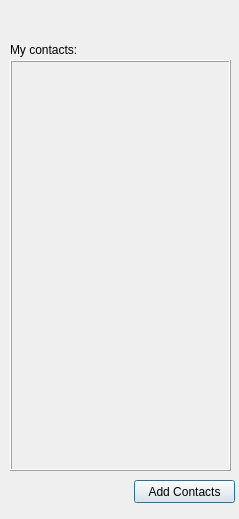
<?xml version="1.0" encoding="UTF-8"?>
<ui version="4.0">
 <class>ListGUI</class>
 <widget class="QDialog" name="ListGUI">
  <property name="geometry">
   <rect>
    <x>0</x>
    <y>0</y>
    <width>239</width>
    <height>519</height>
   </rect>
  </property>
  <property name="windowTitle">
   <string>ListGUI</string>
  </property>
  <widget class="QWidget" name="formLayoutWidget">
   <property name="geometry">
    <rect>
     <x>30</x>
     <y>10</y>
     <width>171</width>
     <height>16</height>
    </rect>
   </property>
   <layout class="QFormLayout" name="formLayout">
    <item row="0" column="0">
     <widget class="QLabel" name="label">
      <property name="text">
       <string>username:</string>
      </property>
     </widget>
    </item>
    <item row="0" column="1">
     <widget class="QLabel" name="username_label">
      <property name="text">
       <string/>
      </property>
     </widget>
    </item>
   </layout>
  </widget>
  <widget class="QFrame" name="list_frame">
   <property name="geometry">
    <rect>
     <x>10</x>
     <y>60</y>
     <width>221</width>
     <height>411</height>
    </rect>
   </property>
   <property name="autoFillBackground">
    <bool>false</bool>
   </property>
   <property name="frameShape">
    <enum>QFrame::Box</enum>
   </property>
   <property name="frameShadow">
    <enum>QFrame::Raised</enum>
   </property>
   <property name="lineWidth">
    <number>1</number>
   </property>
   <widget class="QWidget" name="verticalLayoutWidget">
    <property name="geometry">
     <rect>
      <x>0</x>
      <y>0</y>
      <width>221</width>
      <height>431</height>
     </rect>
    </property>
    <layout class="QVBoxLayout" name="list_verticalLayout"/>
   </widget>
  </widget>
  <widget class="QPushButton" name="addcontacts_pushButton">
   <property name="geometry">
    <rect>
     <x>134</x>
     <y>480</y>
     <width>101</width>
     <height>23</height>
    </rect>
   </property>
   <property name="text">
    <string>Add Contacts</string>
   </property>
  </widget>
  <widget class="QLabel" name="label_2">
   <property name="geometry">
    <rect>
     <x>10</x>
     <y>40</y>
     <width>71</width>
     <height>20</height>
    </rect>
   </property>
   <property name="text">
    <string>My contacts:</string>
   </property>
  </widget>
 </widget>
 <layoutdefault spacing="6" margin="11"/>
 <resources/>
 <connections/>
 <slots>
  <slot>on_AddButton_clicked()</slot>
 </slots>
</ui>
